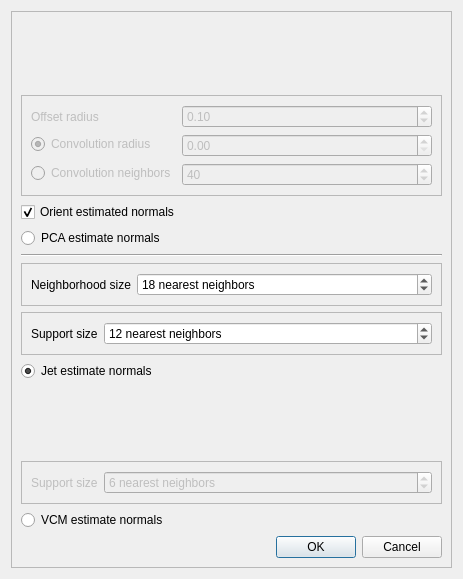
<?xml version="1.0" encoding="UTF-8"?>
<ui version="4.0">
 <class>NormalEstimationDialog</class>
 <widget class="QDialog" name="NormalEstimationDialog">
  <property name="geometry">
   <rect>
    <x>0</x>
    <y>0</y>
    <width>463</width>
    <height>579</height>
   </rect>
  </property>
  <property name="windowTitle">
   <string>Dialog</string>
  </property>
  <layout class="QVBoxLayout" name="verticalLayout">
   <item>
    <widget class="QScrollArea" name="scrollArea">
     <property name="widgetResizable">
      <bool>true</bool>
     </property>
     <widget class="QWidget" name="scrollAreaWidgetContents">
      <property name="geometry">
       <rect>
        <x>0</x>
        <y>0</y>
        <width>443</width>
        <height>559</height>
       </rect>
      </property>
      <layout class="QVBoxLayout" name="verticalLayout_3">
       <item>
        <layout class="QVBoxLayout" name="verticalLayout_2">
         <item>
          <spacer name="verticalSpacer_2">
           <property name="orientation">
            <enum>Qt::Vertical</enum>
           </property>
           <property name="sizeHint" stdset="0">
            <size>
             <width>20</width>
             <height>40</height>
            </size>
           </property>
          </spacer>
         </item>
         <item>
          <widget class="QFrame" name="frame_3">
           <property name="enabled">
            <bool>false</bool>
           </property>
           <property name="frameShape">
            <enum>QFrame::StyledPanel</enum>
           </property>
           <property name="frameShadow">
            <enum>QFrame::Raised</enum>
           </property>
           <layout class="QFormLayout" name="formLayout_4">
            <property name="fieldGrowthPolicy">
             <enum>QFormLayout::AllNonFixedFieldsGrow</enum>
            </property>
            <item row="0" column="0">
             <widget class="QLabel" name="offsetRadiusLabel">
              <property name="text">
               <string>Offset radius</string>
              </property>
             </widget>
            </item>
            <item row="0" column="1">
             <widget class="QDoubleSpinBox" name="m_offset_radius">
              <property name="minimum">
               <double>0.010000000000000</double>
              </property>
              <property name="singleStep">
               <double>0.010000000000000</double>
              </property>
              <property name="value">
               <double>0.100000000000000</double>
              </property>
             </widget>
            </item>
            <item row="1" column="1">
             <widget class="QDoubleSpinBox" name="m_convolution_radius"/>
            </item>
            <item row="1" column="0">
             <widget class="QRadioButton" name="buttonRadius">
              <property name="text">
               <string>Convolution radius</string>
              </property>
              <property name="checked">
               <bool>true</bool>
              </property>
             </widget>
            </item>
            <item row="2" column="0">
             <widget class="QRadioButton" name="buttonNeighbors">
              <property name="text">
               <string>Convolution neighbors</string>
              </property>
             </widget>
            </item>
            <item row="2" column="1">
             <widget class="QSpinBox" name="m_convolution_neighbors">
              <property name="enabled">
               <bool>false</bool>
              </property>
              <property name="maximum">
               <number>100000000</number>
              </property>
              <property name="value">
               <number>40</number>
              </property>
             </widget>
            </item>
           </layout>
          </widget>
         </item>
         <item>
          <widget class="QCheckBox" name="buttonOrient">
           <property name="text">
            <string>Orient estimated normals</string>
           </property>
           <property name="checked">
            <bool>true</bool>
           </property>
          </widget>
         </item>
         <item>
          <widget class="QRadioButton" name="buttonPCA">
           <property name="text">
            <string>PCA estimate normals</string>
           </property>
          </widget>
         </item>
         <item>
          <widget class="Line" name="line">
           <property name="orientation">
            <enum>Qt::Horizontal</enum>
           </property>
          </widget>
         </item>
         <item>
          <widget class="QFrame" name="frame_4">
           <property name="frameShape">
            <enum>QFrame::StyledPanel</enum>
           </property>
           <property name="frameShadow">
            <enum>QFrame::Raised</enum>
           </property>
           <layout class="QFormLayout" name="formLayout_5">
            <property name="fieldGrowthPolicy">
             <enum>QFormLayout::AllNonFixedFieldsGrow</enum>
            </property>
            <item row="0" column="0">
             <widget class="QLabel" name="neighborhoodSizeLabel">
              <property name="text">
               <string>Neighborhood size</string>
              </property>
             </widget>
            </item>
            <item row="0" column="1">
             <widget class="QSpinBox" name="m_orient_neighbors">
              <property name="suffix">
               <string> nearest neighbors</string>
              </property>
              <property name="minimum">
               <number>6</number>
              </property>
              <property name="maximum">
               <number>100000000</number>
              </property>
              <property name="value">
               <number>18</number>
              </property>
             </widget>
            </item>
           </layout>
          </widget>
         </item>
         <item>
          <widget class="QFrame" name="frame_2">
           <property name="frameShape">
            <enum>QFrame::StyledPanel</enum>
           </property>
           <property name="frameShadow">
            <enum>QFrame::Raised</enum>
           </property>
           <layout class="QFormLayout" name="formLayout_3">
            <property name="fieldGrowthPolicy">
             <enum>QFormLayout::AllNonFixedFieldsGrow</enum>
            </property>
            <item row="0" column="0">
             <widget class="QLabel" name="supportSizeLabel_2">
              <property name="text">
               <string>Support size</string>
              </property>
             </widget>
            </item>
            <item row="0" column="1">
             <widget class="QSpinBox" name="m_jet_neighbors">
              <property name="suffix">
               <string> nearest neighbors</string>
              </property>
              <property name="minimum">
               <number>3</number>
              </property>
              <property name="maximum">
               <number>100000000</number>
              </property>
              <property name="value">
               <number>12</number>
              </property>
             </widget>
            </item>
           </layout>
          </widget>
         </item>
         <item>
          <widget class="QRadioButton" name="buttonJet">
           <property name="text">
            <string>Jet estimate normals</string>
           </property>
           <property name="checked">
            <bool>true</bool>
           </property>
          </widget>
         </item>
         <item>
          <spacer name="verticalSpacer">
           <property name="orientation">
            <enum>Qt::Vertical</enum>
           </property>
           <property name="sizeHint" stdset="0">
            <size>
             <width>20</width>
             <height>40</height>
            </size>
           </property>
          </spacer>
         </item>
         <item>
          <widget class="QFrame" name="frame">
           <property name="enabled">
            <bool>false</bool>
           </property>
           <property name="frameShape">
            <enum>QFrame::StyledPanel</enum>
           </property>
           <property name="frameShadow">
            <enum>QFrame::Raised</enum>
           </property>
           <layout class="QFormLayout" name="formLayout_2">
            <property name="fieldGrowthPolicy">
             <enum>QFormLayout::AllNonFixedFieldsGrow</enum>
            </property>
            <item row="0" column="0">
             <widget class="QLabel" name="supportSizeLabel">
              <property name="text">
               <string>Support size</string>
              </property>
             </widget>
            </item>
            <item row="0" column="1">
             <widget class="QSpinBox" name="m_pca_neighbors">
              <property name="suffix">
               <string> nearest neighbors</string>
              </property>
              <property name="minimum">
               <number>3</number>
              </property>
              <property name="maximum">
               <number>10000000</number>
              </property>
              <property name="value">
               <number>6</number>
              </property>
             </widget>
            </item>
           </layout>
          </widget>
         </item>
         <item>
          <widget class="QRadioButton" name="buttonVCM">
           <property name="text">
            <string>VCM estimate normals</string>
           </property>
          </widget>
         </item>
         <item>
          <widget class="QDialogButtonBox" name="buttonBox">
           <property name="orientation">
            <enum>Qt::Horizontal</enum>
           </property>
           <property name="standardButtons">
            <set>QDialogButtonBox::Cancel|QDialogButtonBox::Ok</set>
           </property>
          </widget>
         </item>
        </layout>
       </item>
      </layout>
     </widget>
    </widget>
   </item>
  </layout>
 </widget>
 <resources/>
 <connections>
  <connection>
   <sender>buttonJet</sender>
   <signal>toggled(bool)</signal>
   <receiver>frame_2</receiver>
   <slot>setEnabled(bool)</slot>
   <hints>
    <hint type="sourcelabel">
     <x>199</x>
     <y>96</y>
    </hint>
    <hint type="destinationlabel">
     <x>199</x>
     <y>135</y>
    </hint>
   </hints>
  </connection>
  <connection>
   <sender>buttonPCA</sender>
   <signal>toggled(bool)</signal>
   <receiver>frame</receiver>
   <slot>setEnabled(bool)</slot>
   <hints>
    <hint type="sourcelabel">
     <x>199</x>
     <y>18</y>
    </hint>
    <hint type="destinationlabel">
     <x>199</x>
     <y>57</y>
    </hint>
   </hints>
  </connection>
  <connection>
   <sender>buttonVCM</sender>
   <signal>toggled(bool)</signal>
   <receiver>frame_3</receiver>
   <slot>setEnabled(bool)</slot>
   <hints>
    <hint type="sourcelabel">
     <x>199</x>
     <y>174</y>
    </hint>
    <hint type="destinationlabel">
     <x>199</x>
     <y>245</y>
    </hint>
   </hints>
  </connection>
  <connection>
   <sender>buttonOrient</sender>
   <signal>toggled(bool)</signal>
   <receiver>frame_4</receiver>
   <slot>setEnabled(bool)</slot>
   <hints>
    <hint type="sourcelabel">
     <x>199</x>
     <y>316</y>
    </hint>
    <hint type="destinationlabel">
     <x>199</x>
     <y>355</y>
    </hint>
   </hints>
  </connection>
  <connection>
   <sender>buttonRadius</sender>
   <signal>toggled(bool)</signal>
   <receiver>m_convolution_radius</receiver>
   <slot>setEnabled(bool)</slot>
   <hints>
    <hint type="sourcelabel">
     <x>90</x>
     <y>242</y>
    </hint>
    <hint type="destinationlabel">
     <x>285</x>
     <y>245</y>
    </hint>
   </hints>
  </connection>
  <connection>
   <sender>buttonNeighbors</sender>
   <signal>toggled(bool)</signal>
   <receiver>m_convolution_neighbors</receiver>
   <slot>setEnabled(bool)</slot>
   <hints>
    <hint type="sourcelabel">
     <x>101</x>
     <y>274</y>
    </hint>
    <hint type="destinationlabel">
     <x>285</x>
     <y>277</y>
    </hint>
   </hints>
  </connection>
  <connection>
   <sender>buttonBox</sender>
   <signal>accepted()</signal>
   <receiver>NormalEstimationDialog</receiver>
   <slot>accept()</slot>
   <hints>
    <hint type="sourcelabel">
     <x>199</x>
     <y>428</y>
    </hint>
    <hint type="destinationlabel">
     <x>199</x>
     <y>225</y>
    </hint>
   </hints>
  </connection>
  <connection>
   <sender>buttonBox</sender>
   <signal>rejected()</signal>
   <receiver>NormalEstimationDialog</receiver>
   <slot>reject()</slot>
   <hints>
    <hint type="sourcelabel">
     <x>199</x>
     <y>428</y>
    </hint>
    <hint type="destinationlabel">
     <x>199</x>
     <y>225</y>
    </hint>
   </hints>
  </connection>
 </connections>
</ui>
